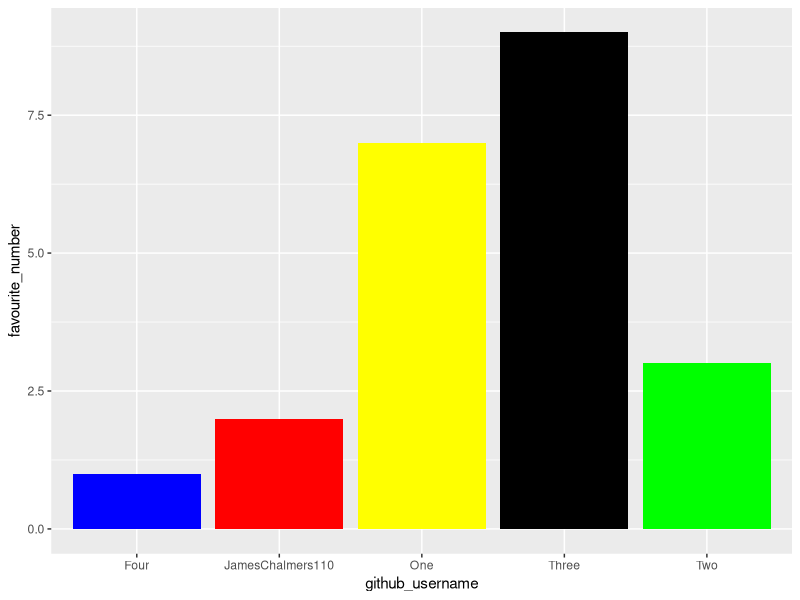

R code for this plot:
## ---- chunk 1
library(tidyverse) 
## ---- chunk 2
team_data <- tibble(
  name = c("James", "A", "B", 
           "C", "D"),
  github_username = c("JamesChalmers110","One", "Two", 
                      "Three", "Four"), 
  colour = c("Red", "Yellow", "Green", 
             "Black", "Blue"),
  hobby = c("Climbing", "Sitting", "Standing", 
            "Stalling", "Sleeping"),
  favourite_number = c(2, 7, 3, 9, 1)
  )

team_data
## ---- chunk 3
p1 <- ggplot(data = team_data, 
             mapping = aes(x = github_username, 
                           y = favourite_number,
                           fill = colour), 
             ) +
   geom_col() +
   scale_fill_identity()
p1
